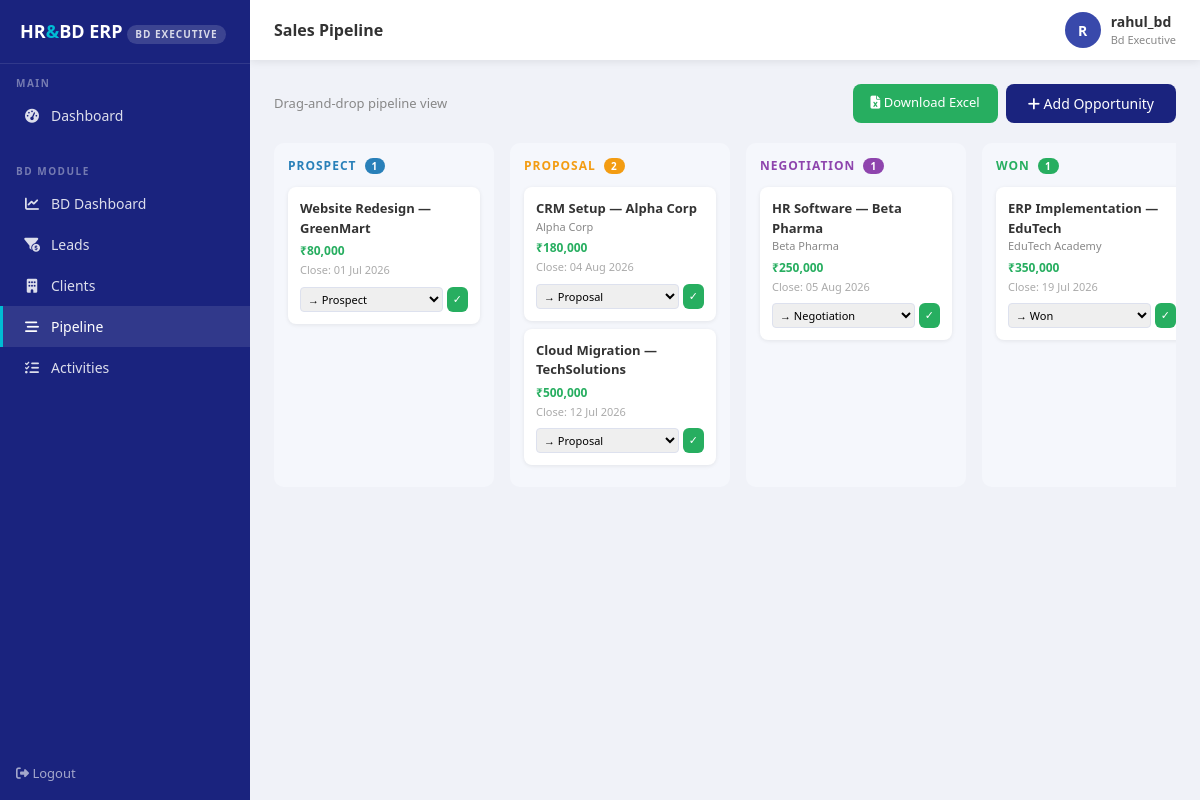
Screenshot of /bd/pipeline (signed in) with the database file from the repository.
### app/models/models.py (models this page shows, shortened)
class User(UserMixin, db.Model):
    __tablename__ = 'users'
    id            = db.Column(db.Integer, primary_key=True)
    username      = db.Column(db.String(80),  unique=True, nullable=False)
    email         = db.Column(db.String(120), unique=True, nullable=False)
    password_hash = db.Column(db.String(256))
    role          = db.Column(db.String(20),  default='employee')
    employee_id   = db.Column(db.Integer, db.ForeignKey('employees.id'), nullable=True)
    is_active     = db.Column(db.Boolean, default=True)
    created_at    = db.Column(db.DateTime, default=datetime.utcnow)

class Opportunity(db.Model):
    __tablename__ = 'opportunities'
    id                 = db.Column(db.Integer, primary_key=True)
    title              = db.Column(db.String(200), nullable=False)
    client_id          = db.Column(db.Integer, db.ForeignKey('clients.id'), nullable=True)
    lead_id            = db.Column(db.Integer, db.ForeignKey('leads.id'),   nullable=True)
    stage              = db.Column(db.String(30), default='prospect')
    value              = db.Column(db.Float, default=0.0)
    expected_close_date= db.Column(db.Date,  nullable=True)
    probability        = db.Column(db.Integer, default=0)
    assigned_to        = db.Column(db.Integer, db.ForeignKey('users.id'), nullable=True)
    description        = db.Column(db.Text)
    win_loss_reason    = db.Column(db.Text, nullable=True)
    created_at         = db.Column(db.DateTime, default=datetime.utcnow)
    updated_at         = db.Column(db.DateTime, default=datetime.utcnow,
                                   onupdate=datetime.utcnow)
    assigned_user = db.relationship('User', backref='opportunities',
                                    foreign_keys=[assigned_to])
    lead          = db.relationship('Lead', backref='opportunities')

class Client(db.Model):
    __tablename__ = 'clients'
    id           = db.Column(db.Integer, primary_key=True)
    company_name = db.Column(db.String(150), nullable=False)
    industry     = db.Column(db.String(100))
    website      = db.Column(db.String(200))
    address      = db.Column(db.Text)
    status       = db.Column(db.String(20), default='active')
    created_at   = db.Column(db.DateTime, default=datetime.utcnow)
    contacts      = db.relationship('Contact',     backref='client', lazy=True)
    opportunities = db.relationship('Opportunity', backref='client', lazy=True)

### app/routes/bd.py (the view)
@bd_bp.route('/bd/pipeline')
@login_required
@bd_only
def pipeline():
    return render_template('bd/pipeline.html',
                           pipeline_data=_svc.get_pipeline_data(),
                           stages=['prospect','proposal','negotiation','won','lost'],
                           clients=_svc.get_all_clients(),
                           leads=_svc.get_all_leads(),
                           users=_svc.get_all_users())

### app/repositories/bd_repository.py (called while the page is built)
    def get_all(self):
        return Lead.query.order_by(Lead.created_at.desc()).all()

    def get_all(self):
        return Client.query.order_by(Client.company_name).all()

    def get_all(self):
        return Opportunity.query.order_by(Opportunity.created_at.desc()).all()

### app/services/bd_service.py (called while the page is built)
    def get_all_leads(self):
        return self.lead_repo.get_all()

    def get_all_users(self):
        return User.query.all()

    def get_all_clients(self):
        return self.client_repo.get_all()

    def get_pipeline_data(self) -> dict:
        all_opps = self.opp_repo.get_all()
        stages   = ['prospect', 'proposal', 'negotiation', 'won', 'lost']
        return {s: [o for o in all_opps if o.stage == s] for s in stages}

### app/utils/rbac.py (called while the page is built)
def roles_required(*roles):
    def decorator(f):
        @wraps(f)
        def decorated_function(*args, **kwargs):
            if current_user.role not in roles:
                return render_template('errors/403.html'), 403
            return f(*args, **kwargs)
        return decorated_function
    return decorator

### app/templates/bd/pipeline.html (shortened to what this page needs)
{% extends "base.html" %}
{% block page_title %}Sales Pipeline{% endblock %}
{% block content %}
<div style="display:flex;justify-content:space-between;align-items:center;margin-bottom:20px;">
  <div style="font-size:13px;color:#888;">Drag-and-drop pipeline view</div>
  <div style="display:flex;gap:8px;">
    <a href="{{ url_for('exports.export_pipeline') }}"
       style="background:#27ae60;color:white;padding:9px 18px;border-radius:8px;
              text-decoration:none;font-size:13px;font-weight:500;">
      <i class="fas fa-file-excel"></i> Download Excel
    </a>
    <a href="{{ url_for('bd.add_opportunity') }}" class="btn-primary-custom" style="text-decoration:none;"><i class="fas fa-plus"></i> Add Opportunity</a>
  </div>
</div>
<div class="kanban-board">
  {% set stage_colors = {'prospect':'#2980b9','proposal':'#f39c12','negotiation':'#8e44ad','won':'#27ae60','lost':'#e74c3c'} %}
  {% for stage in stages %}
  <div class="kanban-col">
    <div class="kanban-col-header" style="color:{{ stage_colors[stage] }};">
      {{ stage.title() }}
      <span style="background:{{ stage_colors[stage] }};color:white;border-radius:10px;padding:1px 7px;font-size:10px;margin-left:4px;">{{ pipeline_data[stage]|length }}</span>
    </div>
    {% for opp in pipeline_data[stage] %}
    <div class="kanban-card">
      <div class="company">{{ opp.title|truncate(30) }}</div>
      {% if opp.client %}<div style="font-size:11px;color:#888;">{{ opp.client.company_name }}</div>{% endif %}
      <div class="value" style="margin-top:4px;">₹{{ '{:,.0f}'.format(opp.value) }}</div>
      {% if opp.expected_close_date %}
      <div style="font-size:11px;color:#aaa;margin-top:2px;">Close: {{ opp.expected_close_date.strftime('%d %b %Y') }}</div>
      {% endif %}
      <div style="margin-top:8px;">
        <form method="POST" action="{{ url_for('bd.move_opportunity', id=opp.id) }}" style="display:flex;gap:4px;">
          <select name="stage" style="font-size:11px;padding:3px;border-radius:4px;flex:1;">
            {% for s in stages %}
            <option value="{{ s }}" {% if opp.stage == s %}selected{% endif %}>→ {{ s.title() }}</option>
            {% endfor %}
          </select>
          <button type="submit" class="btn-success-custom" style="padding:3px 6px;font-size:11px;">✓</button>
        </form>
      </div>
    </div>
    {% else %}
    <div style="color:#ccc;font-size:12px;text-align:center;padding:16px;">Empty</div>
    {% endfor %}
  </div>
  {% endfor %}
</div>
{% endblock %}

### app/templates/base.html (shortened to what this page needs)
<!DOCTYPE html>
<html lang="en">
<head>
  <link rel="stylesheet" href="https://cdnjs.cloudflare.com/ajax/libs/font-awesome/6.4.0/css/all.min.css">
  <link rel="stylesheet" href="https://cdnjs.cloudflare.com/ajax/libs/bootstrap/5.3.0/css/bootstrap.min.css">
</head>
<body>
<nav class="sidebar">
  <div class="sidebar-brand">
    HR<span>&</span>BD ERP
    <div class="role-badge">{{ current_user.role.replace('_',' ') }}</div>
  </div>
  <div class="sidebar-section">Main</div>
  <ul class="sidebar-menu">
    <li><a href="{{ url_for('dashboard.index') }}"
           class="{{ 'active' if request.endpoint == 'dashboard.index' }}">
      <i class="fas fa-tachometer-alt"></i> Dashboard
    </a></li>
  </ul>
  {% if current_user.role in ('admin', 'bd_manager', 'bd_executive') %}
  <div class="sidebar-section">BD Module</div>
  <ul class="sidebar-menu">
    <li><a href="{{ url_for('bd.index') }}"
           class="{{ 'active' if request.endpoint == 'bd.index' }}">
      <i class="fas fa-chart-line"></i> BD Dashboard
    </a></li>
    <li><a href="{{ url_for('bd.leads') }}"
           class="{{ 'active' if request.endpoint in ['bd.leads','bd.add_lead'] }}">
      <i class="fas fa-funnel-dollar"></i> Leads
    </a></li>
    <li><a href="{{ url_for('bd.clients') }}"
           class="{{ 'active' if request.endpoint in ['bd.clients','bd.add_client'] }}">
      <i class="fas fa-building"></i> Clients
    </a></li>
    <li><a href="{{ url_for('bd.pipeline') }}"
           class="{{ 'active' if 'pipeline' in request.endpoint or 'opportunity' in request.endpoint }}">
      <i class="fas fa-stream"></i> Pipeline
    </a></li>
    <li><a href="{{ url_for('bd.activities') }}"
           class="{{ 'active' if 'activit' in request.endpoint }}">
      <i class="fas fa-tasks"></i> Activities
    </a></li>
  </ul>
  {% endif %}
  <div style="margin-top:auto;padding:16px;">
    <a href="{{ url_for('auth.logout') }}"
       style="color:rgba(255,255,255,0.6);font-size:13px;text-decoration:none;">
      <i class="fas fa-sign-out-alt"></i> Logout
    </a>
  </div>
</nav>
<div class="topbar">
  <div class="topbar-title">{% block page_title %}Dashboard{% endblock %}</div>
  <div class="topbar-user">
    <div class="avatar">{{ current_user.username[0].upper() }}</div>
    <div>
      <div style="font-weight:600;font-size:14px;">{{ current_user.username }}</div>
      <div style="font-size:11px;color:#888;">
        {{ current_user.role.replace('_',' ').title() }}
      </div>
    </div>
  </div>
</div>
<div class="main-content">
  {% block content %}{% endblock %}
</div>
</body>
</html>

### app/templates/base.html (style rules this page uses)
:root { --primary: #1a237e; --primary-light: #3949ab; --accent: #00bcd4; --sidebar-width: 250px; --topbar-h: 60px; --body-bg: #f0f2f8; }
* { box-sizing: border-box; margin: 0; padding: 0; }
body { font-family: 'Segoe UI', sans-serif; background: var(--body-bg); color: #333; }
.sidebar { position: fixed; top: 0; left: 0; width: var(--sidebar-width); height: 100vh; background: var(--primary); display: flex; flex-direction: column; z-index: 1000; overflow-y: auto; }
.sidebar-brand { padding: 18px 20px; border-bottom: 1px solid rgba(255,255,255,0.1); color: white; font-size: 18px; font-weight: 700; }
.sidebar-brand span { color: var(--accent); }
.role-badge { font-size: 10px; background: rgba(255,255,255,0.15); color: rgba(255,255,255,0.8); padding: 2px 8px; border-radius: 10px; margin-top: 4px; display: inline-block; text-transform: uppercase; letter-spacing: 1px; }
.sidebar-section { padding: 12px 16px 4px; font-size: 10px; text-transform: uppercase; letter-spacing: 1.5px; color: rgba(255,255,255,0.4); font-weight: 600; }
.sidebar-menu { list-style: none; padding: 0; }
.sidebar-menu li a { display: flex; align-items: center; gap: 10px; padding: 10px 20px; color: rgba(255,255,255,0.85); text-decoration: none; font-size: 14px; transition: all 0.2s; border-left: 3px solid transparent; }
.sidebar-menu li a:hover, .sidebar-menu li a.active { background: rgba(255,255,255,0.1); color: white; border-left-color: var(--accent); }
.sidebar-menu li a i { width: 18px; text-align: center; }
.topbar { position: fixed; top: 0; left: var(--sidebar-width); right: 0; height: var(--topbar-h); background: white; display: flex; align-items: center; justify-content: space-between; padding: 0 24px; box-shadow: 0 2px 8px rgba(0,0,0,0.08); z-index: 999; }
.topbar-title { font-size: 16px; font-weight: 600; color: #333; }
.topbar-user { display: flex; align-items: center; gap: 10px; font-size: 14px; }
.topbar-user .avatar { width: 36px; height: 36px; background: var(--primary-light); border-radius: 50%; display: flex; align-items: center; justify-content: center; color: white; font-weight: 600; }
.main-content { margin-left: var(--sidebar-width); margin-top: var(--topbar-h); padding: 24px; min-height: calc(100vh - var(--topbar-h)); }
input, select, textarea { width: 100%; padding: 9px 12px; border: 1px solid #dde1ee; border-radius: 8px; font-size: 14px; outline: none; transition: border 0.2s; }
.btn-primary-custom { background: var(--primary); color: white; border: none; padding: 9px 22px; border-radius: 8px; font-size: 14px; cursor: pointer; font-weight: 500; transition: background 0.2s; }
.btn-success-custom { background: #27ae60; color: white; border: none; padding: 6px 14px; border-radius: 6px; font-size: 12px; cursor: pointer; }
.kanban-board { display: flex; gap: 16px; overflow-x: auto; padding-bottom: 16px; }
.kanban-col { flex: 0 0 220px; background: #f5f7fc; border-radius: 10px; padding: 14px; }
.kanban-col-header { font-size: 12px; font-weight: 700; text-transform: uppercase; letter-spacing: 1px; margin-bottom: 12px; }
.kanban-card { background: white; border-radius: 8px; padding: 12px; margin-bottom: 8px; box-shadow: 0 1px 4px rgba(0,0,0,0.08); font-size: 13px; }
.kanban-card .company { font-weight: 600; }
.kanban-card .value { color: #27ae60; font-weight: 600; font-size: 12px; }

### rows the page displays
User: role.replace "BD EXECUTIVE", username "R", username "rahul_bd", role.replace "Bd Executive"
Opportunity: title "Website Redesign — GreenMart", value "80,000", expected_close_date "01 Jul 2026", stage "→ Prospect"
Opportunity: title "CRM Setup — Alpha Corp", client.company_name "Alpha Corp", value "180,000", expected_close_date "04 Aug 2026", stage "→ Proposal"
Opportunity: title "Cloud Migration — TechSolutions", value "500,000", expected_close_date "12 Jul 2026", stage "→ Proposal"
Opportunity: title "HR Software — Beta Pharma", client.company_name "Beta Pharma", value "250,000", expected_close_date "05 Aug 2026", stage "→ Negotiation"
Opportunity: title "ERP Implementation — EduTech", client.company_name "EduTech Academy", value "350,000", expected_close_date "19 Jul 2026", stage "→ Won"

### other values shown
{{ stage.title() }} "PROSPECT" "PROPOSAL" "NEGOTIATION" "WON"
{{ pipeline_data[stage]|length }} "1" "2" "1" "1"
